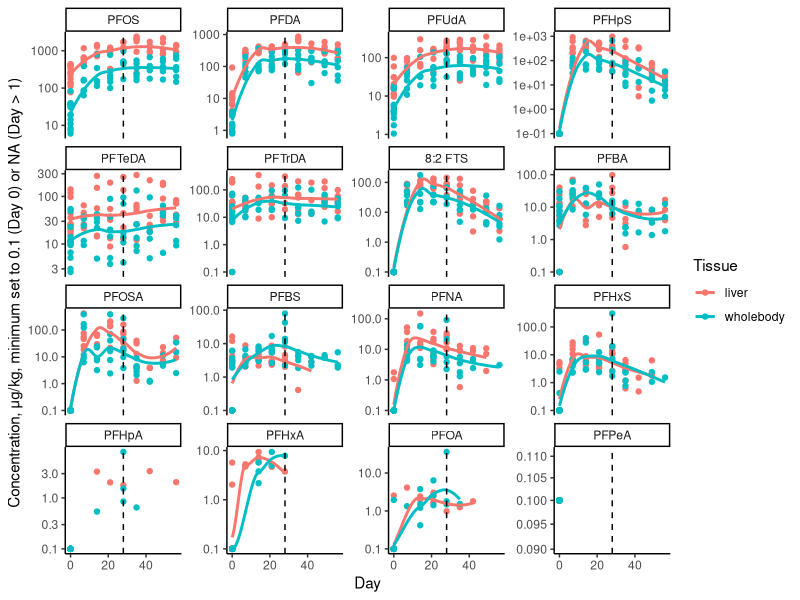
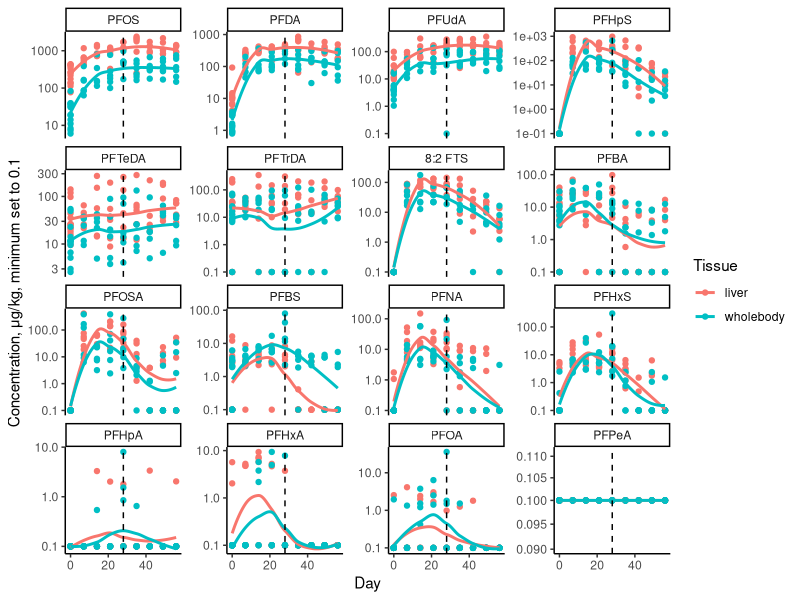
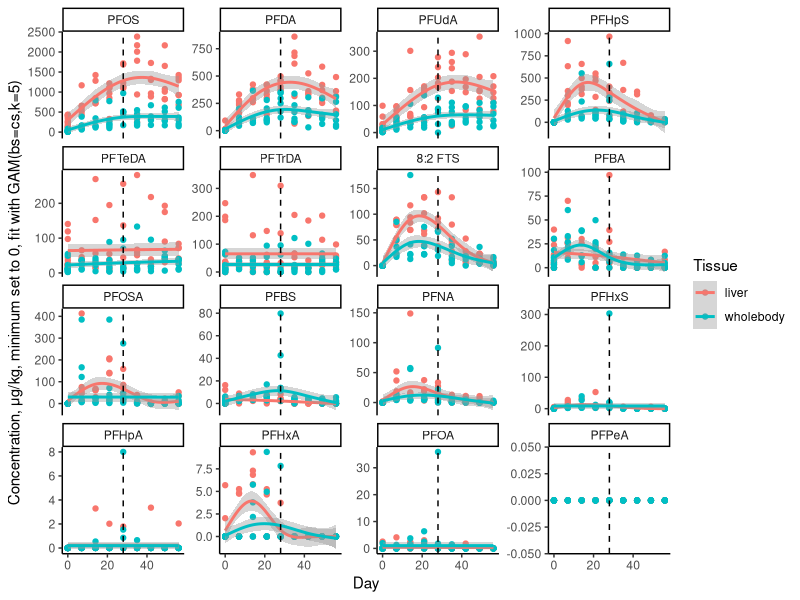
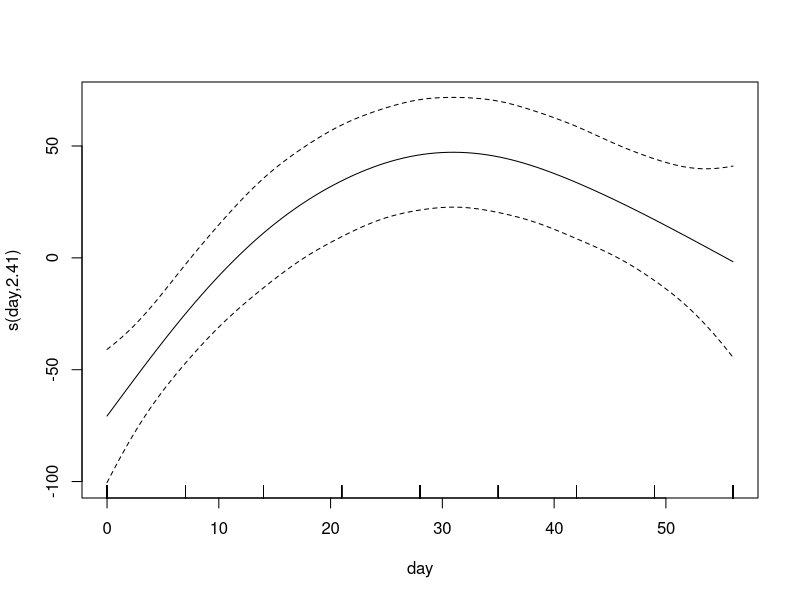

R code for these plots, in order:
## ---- chunk 1
knitr::opts_chunk$set(echo = TRUE)
## ---- chunk 2
### install_load function from maloneypatr, Irucka Embry, USGS and stack overflow 
### see https://gitlab.com/iembry/install.load
### Check if R package is installed then load library answered by
###	maloneypatr is the source for the original function. See http://stackoverflow.com/questions/15155814/check-if-r-package-is-installed-then-load-library
install_load <- function (package1, ...) {
  # convert arguments to vector
  packages <- c(package1, ...)
  # start loop to determine if each package is installed
  for (package in packages) {
    # if package is installed locally, load
  if (package %in% rownames(installed.packages()))
      try(do.call(library, list(package))) # Source 2
    # if package is not installed locally, download and then load
    else {
      install.packages(package, repos =
        c("https://cloud.r-project.org"),
        dependencies = NA, type = getOption("pkgType"))
      try(do.call(library, list(package))) # Source 2
    }
  }
}

install_load("knitr", "readxl","tidyverse","deSolve","minpack.lm","FME","ggpubr", "nlstools", "investr","propagate",  "mgcv")


###! Tread Carefully Here !##
options(dplyr.summarise.inform=F) 
### This turns off the tidyverse summarize/summarise messages indicating default grouping patterns in resultant tibbles ##
### If you don't know what this means, cheak out https://stackoverflow.com/questions/62140483/how-to-interpret-dplyr-message-summarise-regrouping-output-by-x-override
### Implications of this being false are unknown errors and impacts in other activities in this R session!


## ---- chunk 3

toad <- read_csv("toad_stacked_data_subset_East_07SEP2023.csv",show_col_types=F)

toad$PFAS <- factor(toad$PFAS)

toad <- toad %>%
  pivot_wider(names_from=tissue, values_from=concentration_ug_per_kg) %>%
  mutate(liver_div_wholebody = liver/wholebody) %>%
  pivot_longer(cols=liver:wholebody, values_to="concentration_ug_per_kg", names_to="tissue")

toad <- toad %>%
  mutate(conc2=case_when(
    concentration_ug_per_kg==0&day==0~0.1,
    concentration_ug_per_kg==0&day>=1~as.numeric(NA),
    T~concentration_ug_per_kg
  ),
  conc3=case_when(
    concentration_ug_per_kg==0~0.1,
    T~concentration_ug_per_kg
  ))

toad <- toad %>%
  mutate(depday=day-28)

toadsummPFOSmed <- toad %>%
  filter(PFAS=="PFOS") %>%
  group_by(tissue,day) %>%
  summarize(medianPFOS = median(concentration_ug_per_kg, na.rm=T))

toad <- merge(toad, toadsummPFOSmed, by=c("tissue", "day"))
toad$relative_to_PFOSmed <- toad$concentration_ug_per_kg/toad$medianPFOS

toadsummday0med <- toad %>%
  filter(day==0) %>%
  group_by(tissue,PFAS) %>%
  summarize(medianday0 = median(concentration_ug_per_kg, na.rm=T))

toad <- merge(toad, toadsummday0med, by=c("PFAS", "tissue"))
toad$relative_to_day0 <- toad$concentration_ug_per_kg-toad$medianday0#toad$concentration_ug_per_kg/toad$medianday0




## ---- chunk 4

ggplot(toad, aes(x=day, y=conc2, color=tissue)) +
  geom_point() +
  geom_smooth(method="loess", formula=y~x, se=F, span=0.75) +
  geom_vline(xintercept=28, linetype="dashed") +
  facet_wrap(~fct_reorder(PFAS,concentration_ug_per_kg, .fun=median, .desc=T), scales="free_y") +
  theme_classic() +
  labs(x="Day",y="Concentration, \u03BCg/kg, minimum set to 0.1 (Day 0) or NA (Day > 1)",color="Tissue") +
  scale_y_log10()

## ---- chunk 5

ggplot(toad, aes(x=day, y=conc3, color=tissue)) +
  geom_point() +
  geom_smooth(method="loess",formula=y~x, se=F, span=0.75) +
  geom_vline(xintercept=28, linetype="dashed") +
  facet_wrap(~fct_reorder(PFAS,concentration_ug_per_kg, .fun=median, .desc=T), scales="free_y") +
  theme_classic() +
  labs(x="Day",y="Concentration, \u03BCg/kg, minimum set to 0.1",color="Tissue") +
  scale_y_log10()

## ---- chunk 6

ggplot(toad, aes(x=day, y=concentration_ug_per_kg, color=tissue)) +
  geom_point() +
  geom_smooth(method="gam", formula=y~s(x, k=5, bs="cs")) +
  geom_vline(xintercept=28, linetype="dashed") +
  facet_wrap(~fct_reorder(PFAS,concentration_ug_per_kg, .fun=median, .desc=T), scales="free_y") +
  theme_classic() +
  labs(x="Day",y="Concentration, \u03BCg/kg, minimum set to 0, fit with GAM(bs=cs,k=5)",color="Tissue")

## ---- chunk 7

gam1 <- gam(concentration_ug_per_kg~s(day, k=9), data=subset(toad, tissue=="liver"))
plot(gam1)

